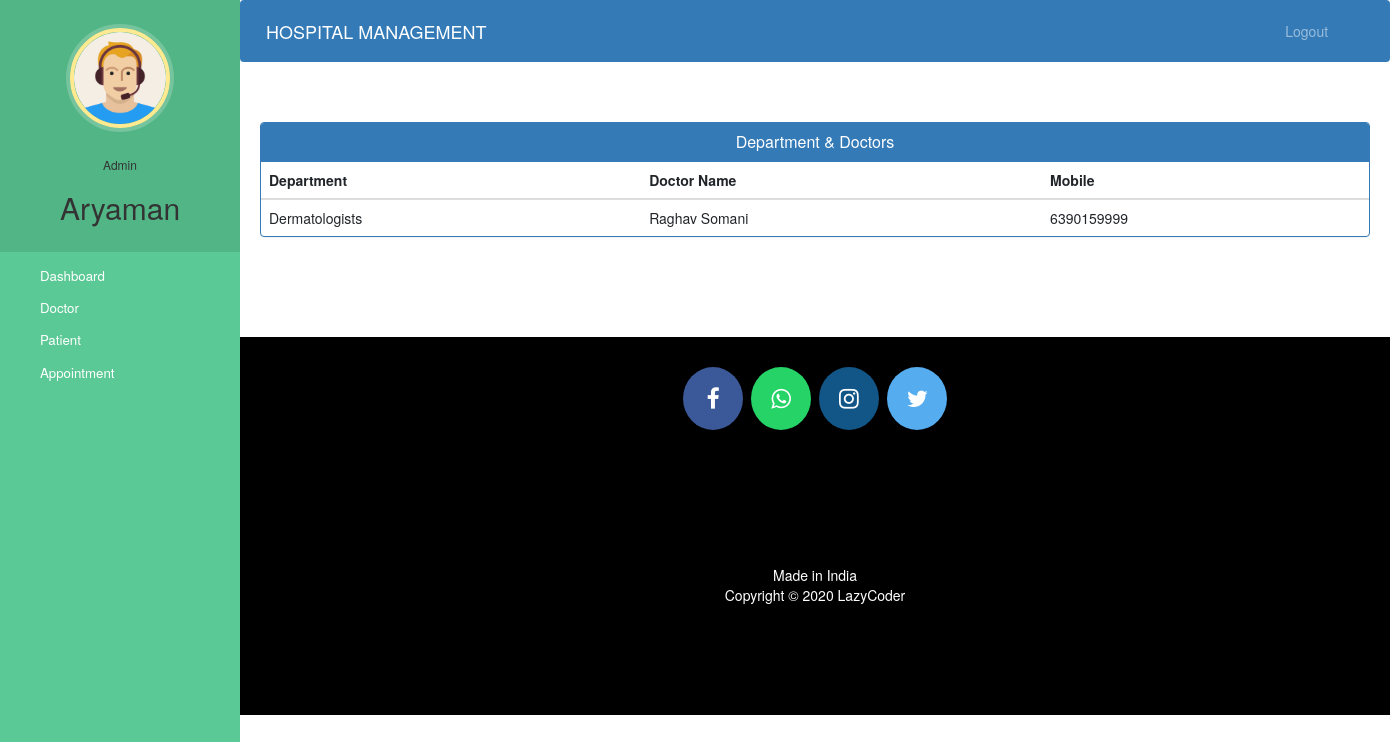
Screenshot of /admin-view-doctor-specialisation (signed in) with the database file from the repository.
### hospital/models.py (models this page shows, shortened)
class Doctor(models.Model):
    user=models.OneToOneField(User,on_delete=models.CASCADE)
    profile_pic= models.ImageField(upload_to='profile_pic/DoctorProfilePic/',null=True,blank=True)
    address = models.CharField(max_length=40)
    mobile = models.CharField(max_length=20,null=True)
    department= models.CharField(max_length=50,choices=departments,default='Cardiologist')
    status=models.BooleanField(default=False)
    @property
    def get_name(self):
        return self.user.first_name+" "+self.user.last_name

### hospital/views.py (the view)
# urls.py: path('admin-view-doctor-specialisation',views.admin_view_doctor_specialisation_view,name='admin-view-doctor-specialisation'),
@login_required(login_url='adminlogin')
@user_passes_test(is_admin)
def admin_view_doctor_specialisation_view(request):
    doctors=models.Doctor.objects.all().filter(status=True)
    return render(request,'hospital/admin_view_doctor_specialisation.html',{'doctors':doctors})

### hospital/views.py (called while the page is built)
def is_admin(user):
    return user.groups.filter(name='ADMIN').exists()

### templates/hospital/admin_view_doctor_Specialisation.html (shortened to what this page needs)
{% extends 'hospital/admin_base.html' %}
{% block content %}
<head>
  <link href="//netdna.bootstrapcdn.com/bootstrap/3.0.0/css/bootstrap.min.css" rel="stylesheet" id="bootstrap-css">
</head>
<div class="container">
  <div class="panel panel-primary">
    <div class="panel-heading">
      <h6 class="panel-title">Department & Doctors</h6>
    </div>
    <table class="table table-hover" id="dev-table">
      <thead>
        <tr>
          <th>Department</th>
          <th>Doctor Name</th>
          <th>Mobile</th>
        </tr>
      </thead>
      {% for d in doctors %}
      <tr>
        <td>{{d.department}}</td>
        <td> {{d.get_name}}</td>
        <td>{{d.mobile}}</td>
      </tr>
      {% endfor %}
    </table>
  </div>
</div>
{% endblock content %}

### templates/hospital/admin_base.html (shortened to what this page needs)
<!DOCTYPE html>
{% load static %}
<html lang="en">
<head>
  <link rel="stylesheet" href="https://stackpath.bootstrapcdn.com/bootstrap/4.3.1/css/bootstrap.min.css">
  <link rel="stylesheet" href="https://maxcdn.bootstrapcdn.com/font-awesome/4.7.0/css/font-awesome.min.css">
  <link rel="stylesheet" href="{% static '/style.css' %}">
</head>
<body>
  <nav class="menu" tabindex="0">
    <header class="avatar">
      <img src="{% static "images/adminpropic.png" %}" />
      <br><br>
      <h6>Admin</h6>
      <h2>{{request.user.first_name}}</h2>
    </header>
    <ul>
      <li tabindex="0" class="icon-dashboard"> <a style="color:white; text-decoration:none;" href="/admin-dashboard"><span>Dashboard</span></a> </li>
      <li tabindex="0" class="icon-customers"> <a style="color:white; text-decoration:none;" href="/admin-doctor"><span>Doctor</span></a></li>
      <li tabindex="0" class="icon-users"> <a style="color:white; text-decoration:none;" href="/admin-patient"><span>Patient</span></a></li>
      <li tabindex="0" class="icon-calendar"> <a style="color:white; text-decoration:none;" href="/admin-appointment"><span>Appointment</span></a></li>
    </ul>
  </nav>
  <main>
    <div class="bs-example">
      <nav class="navbar navbar-expand-md  navbar-dark fixed-top" style="background:#337AB7;">
        <a href="/admin-dashboard" class="navbar-brand">HOSPITAL MANAGEMENT</a>
        <div class="collapse navbar-collapse justify-content-between" id="navbarCollapse">
          <div class="navbar-nav" style=" margin-left: 90%;">
            <a href="/logout" class="nav-item nav-link">Logout</a>
          </div>
        </div>
      </nav>
    </div>
    <br><br>
    {% block content %}
    {% endblock content %}
    <br><br><br><br>
    <footer>
      <p>
        <a id="ftr" href="https://facebook.com/sumit.luv/" class="fa fa-facebook"></a>
        <a id="ftr" href="https://api.whatsapp.com/send?phone=919572181024&text=Hello%20Sumit.%0d%0aHow%20are%20you%20%3f%0d%0aI%20came%20from%20your%20website.&source=&data=#" class="fa fa-whatsapp"></a>
        <a id="ftr" href="https://instagram.com/sumit.luv" class="fa fa-instagram"></a>
        <a id="ftr" href="https://twitter.com/sumitkumar1503" class="fa fa-twitter"></a>
      </p>
      <br>
      <div class="container">
        <div class="row">
          <div class="col-md-12 col-sm-12">
            <div style="color:#ffffff;" class="wow fadeInUp footer-copyright">
              <p>Made in India <br>
                Copyright &copy; 2020 LazyCoder </p>
            </div>
          </div>
        </div>
      </div>
    </footer>
  </main>
</body>
</html>

### static/style.css (style rules this page uses)
body { padding-left: 240px; }
main { position: relative; height: 100vh; }
.menu { background: #5bc995; height: 100vh; width: 240px; position: fixed; top: 0px; left: 0; z-index: 5; outline: none; }
.menu .avatar { background: rgba(0, 0, 0, 0.1); padding: 2em 0.5em; text-align: center; }
.menu .avatar img { width: 100px; border-radius: 50%; overflow: hidden; border: 4px solid #ffea92; box-shadow: 0 0 0 4px rgba(255, 255, 255, 0.2); }
.menu .avatar h2 { font-weight: normal; margin-bottom: 0; }
.menu ul { list-style: none; padding: 0.5em 0; margin: 0; }
.menu ul li { padding: 0.5em 1em 0.5em 3em; font-size: 0.95em; font-weight: regular; background-repeat: no-repeat; background-position: left 15px center; background-size: auto 20px; transition: all 0.15s linear; cursor: pointer; }
.menu ul li.icon-dashboard { background-image: url("http://www.entypo.com/images//gauge.svg"); }
.menu ul li.icon-customers { background-image: url("http://www.entypo.com/images//briefcase.svg"); }
.menu ul li.icon-users { background-image: url("http://www.entypo.com/images//users.svg"); }
.menu ul li.icon-calendar { background-image: url("http://www.entypo.com/images//calendar.svg"); }

### templates/hospital/admin_base.html (style rules this page uses)
a:link { text-decoration: none; }
a { color: white; }
footer { padding: 0px 0px 0px 0px; background-color: black; margin: 0px; }
#ftr { padding: 20px; }
.fa { font-size: 23px; width: 60px; text-align: center; text-decoration: none; margin: 5px 2px; border-radius: 50%; }
.fa-facebook { background: #3B5998; color: white; margin-top: 30px; }
.fa-whatsapp { background: #25d366; color: white; }
.fa-twitter { background: #55ACEE; color: white; }
.fa-instagram { background: #125688; color: white; }
p { text-align: center; }
body { padding-left: 240px; }
main { position: relative; height: 100vh; }
.menu { background: #5bc995; height: 100vh; width: 240px; position: fixed; top: 0px; left: 0; z-index: 5; outline: none; }
.menu .avatar { background: rgba(0, 0, 0, 0.1); padding: 2em 0.5em; text-align: center; }
.menu .avatar img { width: 100px; border-radius: 50%; overflow: hidden; border: 4px solid #ffea92; box-shadow: 0 0 0 4px rgba(255, 255, 255, 0.2); }
.menu .avatar h2 { font-weight: normal; margin-bottom: 0; }
.menu ul { list-style: none; padding: 0.5em 0; margin: 0; }
.menu ul li { padding: 0.5em 1em 0.5em 3em; font-size: 0.95em; font-weight: regular; background-repeat: no-repeat; background-position: left 15px center; background-size: auto 20px; transition: all 0.15s linear; cursor: pointer; }
.menu ul li.icon-dashboard { background-image: url("http://www.entypo.com/images//gauge.svg"); }
.menu ul li.icon-customers { background-image: url("http://www.entypo.com/images//briefcase.svg"); }
.menu ul li.icon-users { background-image: url("http://www.entypo.com/images//users.svg"); }
.menu ul li.icon-calendar { background-image: url("http://www.entypo.com/images//calendar.svg"); }

### templates/hospital/admin_view_doctor_Specialisation.html (style rules this page uses)
a:link { text-decoration: none; }
h6 { text-align: center; }
.row { margin: 100px; }

### rows the page displays
Doctor: department "Dermatologists", get_name "Raghav Somani", mobile "6390159999"

### other values shown
{{ request.user.first_name }} "Aryaman"
